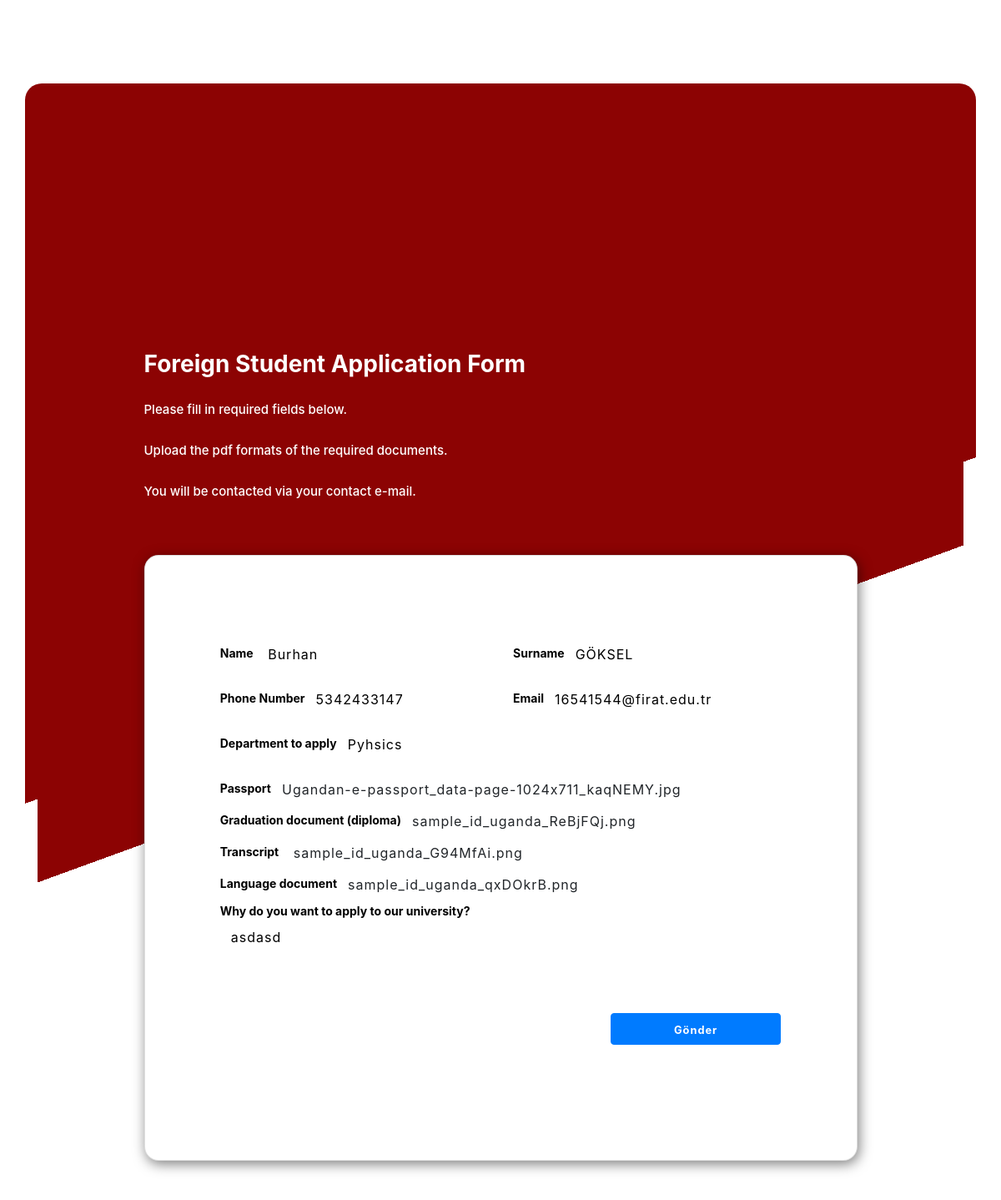
Page /petitionshow/15 on the committed database.
### petition/models.py (models this page shows, shortened)
class ForeignStudentApplicationForm(models.Model):
    STATUS = (
        ('Process','İşlem Sırasında'),
        ('Mistaken','Hatalı'),
        ('Ensitu','Ensitu İncelemesinde'),
        ('Department','Departman İncelemesinde'),
        ('EnsituDirector','Ensitu Direktörünün İncelemesinde'),
        ('Advisor','Danışman İncelemesinde'),
    )
    user = models.ForeignKey(Student, null=True, blank=True,on_delete=models.CASCADE)
    name = models.CharField(max_length=75)
    surname = models.CharField(max_length=75)
    phonenumber = models.CharField(max_length=35)
    email = models.EmailField()
    department = models.CharField(max_length=100)
    passport = models.FileField()
    graduation_document = models.FileField()
    language_document = models.FileField()
    transcript = models.FileField()
    description = models.TextField(max_length=1000,blank=True)
    status = models.CharField(max_length=100,null=True,choices=STATUS, default=STATUS[0][0])
    date = models.DateTimeField(default=datetime.now ,blank=True )
    object = models.Manager()

### petition/views.py (the view)
# urls.py: path('petitionshow/<id>',views.petitionShow,name="petitionShow"),
def petitionShow(request,id):
    petition = ForeignStudentApplicationForm.object.get(id=id)
    status = "Ensitu"
    context = {'petition':petition}
    if request.method == 'POST':
        ForeignStudentApplicationForm.object.filter(id=id).update(status=status)
        return redirect('danisman')
    return render(request,'petition_show.html',context)

### templates/petition_show.html (shortened to what this page needs)
<!doctype html>
{% load static %}
                        <html>
                            <head>
                                <link href='https://maxcdn.bootstrapcdn.com/bootstrap/4.3.1/css/bootstrap.min.css' rel='stylesheet'>
                                <link href='' rel='stylesheet'>
                            </head>
                            <body oncontextmenu='return false' class='snippet-body'>
                            <div class="container card-0 justify-content-center ">
                            </head>
                            <body oncontextmenu='return false' class='snippet-body'>
                            <div class="container card-0 justify-content-center ">
    <div class="card-body px-sm-4 px-0">
        <div class="row justify-content-center mb-5">
            <div class="col-md-10 col">
                <h3 class="font-weight-bold ml-md-0 mx-auto text-center text-sm-left"> Foreign Student Application Form</h3>
                <p class="mt-md-4 ml-md-0 ml-2 text-center text-sm-left">Please fill in required fields below.</p>
                <p class="mt-md-4 ml-md-0 ml-2 text-center text-sm-left">Upload the pdf formats of the required documents.</p>
                <p class="mt-md-4 ml-md-0 ml-2 text-center text-sm-left">You will be contacted via your contact e-mail.​</p>
            </div>
        </div>
        <form action=""  method="POST" enctype="multipart/form-data">
        <div class="row justify-content-center round">
            <div class="col-lg-10 col-md-12 ">
                <div class="card shadow-lg card-1">
                    <div class="card-body inner-card">
                        <div class="row justify-content-center">
                            <div class="col-lg-5 col-md-6 col-sm-12">
                                <div class="form-group"><label for="first-name">Name </label>
                                    <a class="btn btn-large">{{petition.name}}</a>
                                   </div>
                                <div class="form-group"> <label for="Mobile-Number">Phone Number </label><a class="btn btn-large">{{petition.phonenumber}}</a></div>
                                <div class="form-group"> <label for="labelEmail4">Department to apply</label><a class="btn btn-large">{{petition.department}}</a></label></div>
                            </div>
                            <div class="col-lg-5 col-md-6 col-sm-12">
                                <div class="form-group"> <label for="last-name">Surname </label><a class="btn btn-large">{{petition.surname}}</a> </div>
                                <div class="form-group"> <label for="phone">Email</label><a class="btn btn-large">{{petition.email}}</a> </div>
                            </div>
                        </div>
                        <div class="row justify-content-center">
                            <div class="col-md-12 col-lg-10 col-12">
                                <label class="my-auto">Passport</label><a href="http://127.0.0.1:8000/files/{{petition.passport}}" class="btn btn-large">{{petition.passport}}</a>
                            </div>
                        </div>
                        <div class="row justify-content-center">
                            <div class="col-md-12 col-lg-10 col-12">
                                <label class="my-auto">Graduation document (diploma) </label><a href="http://127.0.0.1:8000/files/{{petition.graduation_document}}" class="btn btn-large">{{petition.graduation_document}}</a>
                            </div>
                        </div>
                        <div class="row justify-content-center">
                            <div class="col-md-12 col-lg-10 col-12">
                                <label class="my-auto">Transcript</label> <a href="http://127.0.0.1:8000/files/{{petition.transcript}}" class="btn btn-large">{{petition.transcript}}</a>
                            </div>
                        </div>
                        <div class="row justify-content-center">
                            <div class="col-md-12 col-lg-10 col-12">
                                <label class="my-auto">Language document </label><a href="http://127.0.0.1:8000/files/{{petition.language_document}}" class="btn btn-large">{{petition.language_document}}</a>
                            </div>
                        </div>
                        <div class="row justify-content-center">
                            <div class="col-md-12 col-lg-10 col-12">
                                <div class="form-group"> <label for="exampleFormControlTextarea2">Why do you want to apply to our university?</label><br><a class="btn btn-large">{{petition.description}}</a> <br><br><br><br>
                                <div class="row justify-content-end mb-5">
                                    <div class="col-lg-4 col-auto "><button type="submit" class="btn btn-primary btn-block">
                                       <small class="font-weight-bold">Gönder</small></button> </div>
                                </div>
                            </div>
                        </div>
                    </div>
                </div>
            </div>
        </div>
        </form>
    </div>
</div>
                            </body>
                        </html>

### templates/petition_show.html (style rules this page uses)
.card-0 { min-height: 110vh; background: linear-gradient(-20deg, rgb(255, 255, 255) 50%, #8C0303 50%); color: white; border: 0px }
p { font-size: 15px; line-height: 25px !important; font-weight: 500 }
.container { padding-top: 100px !important; border-radius: 20px }
.btn { letter-spacing: 1px }
label { margin-bottom: 2px; font-weight: bolder; font-size: 14px }
.inner-card { margin: 79px 0px 70px 0px }
.card-0 { margin-top: 100px; margin-bottom: 100px }
.card-1 { border-radius: 17px; color: black; box-shadow: 2px 4px 15px 0px rgb(0, 0, 0, 0.5) !important }

### rows in the picture
ForeignStudentApplicationForm: name "Burhan", phonenumber "5342433147", department "Pyhsics", surname "GÖKSEL", email "16541544@firat.edu.tr", passport "Ugandan-e-passport_data-page-1024x711_kaqNEMY.jpg", graduation_document "sample_id_uganda_ReBjFQj.png", transcript "sample_id_uganda_G94MfAi.png", language_document "sample_id_uganda_qxDOkrB.png", description "asdasd"
